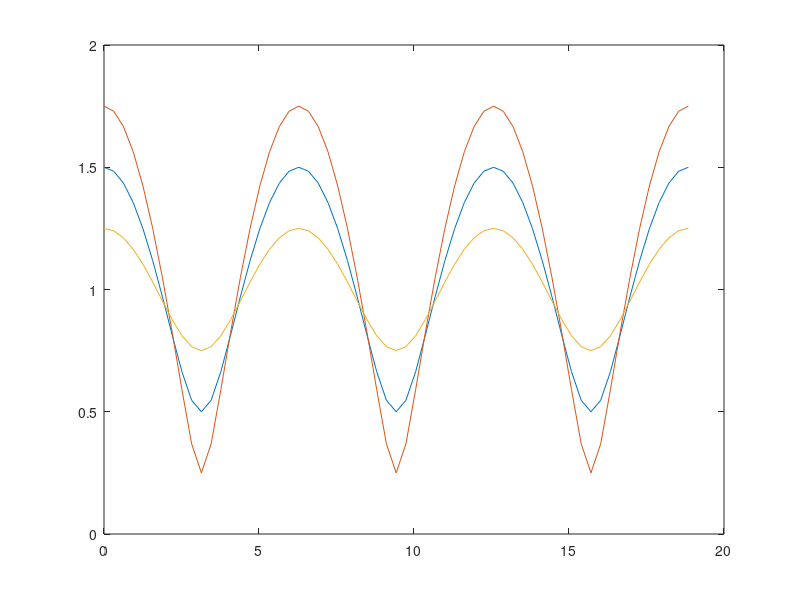

Here is the MATLAB script that generated this plot:
% Standing waves
B = 0:pi/10:6*pi;
refl0 = 0.25;
refl = 0.5;
refl2 = 0.75;
V0=1;
phi=0;

Vp0 = V0*sqrt(1 + refl0.^2 +(2*refl0)*cos(B + phi));
Vp1 = V0*sqrt(1 + refl.^2 +(2*refl)*cos(B + phi));
Vp2 = V0*sqrt(1 + refl2.^2 +(2*refl2)*cos(B + phi));

figure;
plot(B,Vp1, B, Vp2, B, Vp0)
